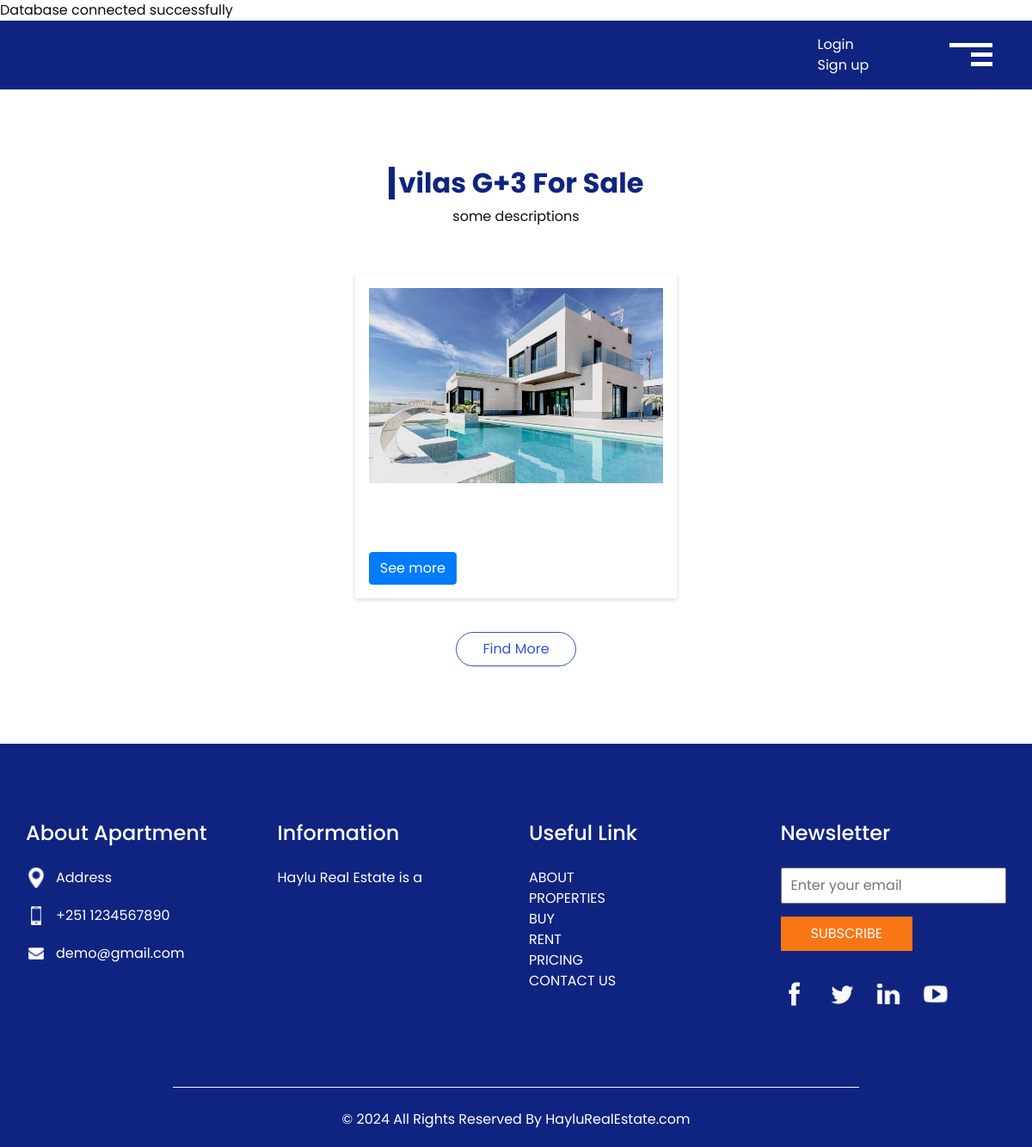
/catDetails.php?cat_id=11, run on the app's committed database.
### tables this page shows
CREATE TABLE `property` (
  `PR_ID` int(11) NOT NULL,
  `PR_PIC` varchar(255) DEFAULT NULL,
  `PR_TYPE` varchar(50) DEFAULT NULL,
  `PR_LOCATION` varchar(50) DEFAULT NULL,
  `PR_PRICE` float DEFAULT NULL,
  `PR_DESCRIPTION` varchar(100) DEFAULT NULL,
  `PR_SQFT` varchar(25) DEFAULT NULL,
  `PR_YEAROFBUILD` date DEFAULT NULL,
  `PR_FEATURES` varchar(50) DEFAULT NULL,
  `PR_STATUS` varchar(10) DEFAULT NULL,
  `RN_ID` int(11) DEFAULT NULL,
  `CAT_ID` int(11) DEFAULT NULL,
  `CREATED_AT` timestamp NOT NULL DEFAULT current_timestamp(),
  `PR_CITY` varchar(50) DEFAULT NULL,
  `PR_NAME` varchar(50) DEFAULT NULL
);

CREATE TABLE `category` (
  `CAT_ID` int(11) NOT NULL,
  `CAT_NAME` varchar(25) DEFAULT NULL,
  `CAT_TYPE` varchar(25) DEFAULT NULL,
  `CAT_DESCRIPTION` varchar(100) DEFAULT NULL,
  `CAT_PIC` varchar(255) DEFAULT NULL
);

### catDetails.php (the view, shortened to what this page needs)
<?php
include './config/config.php';
$cat_id = $_GET['cat_id'];
$sql = "SELECT
    category.CAT_NAME, category.CAT_TYPE, category.CAT_DESCRIPTION,
    property.PR_TYPE, property.PR_PIC, property.PR_DESCRIPTION, property.PR_ID
FROM category
LEFT JOIN property ON property.CAT_ID = category.CAT_ID
WHERE category.CAT_ID = $cat_id";
$result = mysqli_query($conn, $sql);
if (mysqli_num_rows($result) > 0) {
    $categoryData = mysqli_fetch_assoc($result);
    ?>
    <?php require "header&footer/head_sub_page.php"; ?>
    <section class="sale_section layout_padding">
        <div class="container-fluid">
            <div class="heading_container">
                <h2>
                    <?php echo $categoryData['CAT_NAME']; ?> For Sale
                </h2>
                <p>
                    <?php echo $categoryData['CAT_DESCRIPTION']; ?>
                </p>
            </div>
            <div class="sale_container">
                <?php
                foreach ($result as $propertyData) {
                    ?>
                    <div class="box m-1 p-3" style="box-shadow: 0px 2px 5px rgba(0, 0, 0, 0.15);">
                        <a href="propertyDetails.php?pr_id=<?php echo $propertyData['PR_ID']; ?>" class="">
                            <div class="img-box">
                            <img src="./admins/img/<?php echo $propertyData['PR_PIC']; ?>" alt="">
                            </div>
                            <div class="detail-box">
                                <h6>
                                </h6>
                                <p>
                                </p>
                                <a href="propertyDetails.php?pr_id=<?php echo $propertyData['PR_ID']; ?>"
                                    class="btn btn-primary">See more</a>
                            </div>
                        </a>
                    </div>
                <?php } ?>
            </div>
            <div class="btn-box">
                <a href="">Find More</a>
            </div>
        </div>
        <?php require "header&footer/footer.php"; ?>
        <?php
} else {
    echo "Category not found.";
}
?>

### css/style.css (style rules this page uses)
body { font-family: 'Poppins', sans-serif; color: #0c0c0c; background-color: #ffffff; }
.layout_padding { padding-top: 90px; padding-bottom: 90px; }
.heading_container { display: -webkit-box; display: -ms-flexbox; display: flex; -webkit-box-orient: vertical; -webkit-box-direction: normal; -ms-flex-direction: column; flex-direction: column; }
.heading_container h2 { padding-left: 5px; position: relative; border-left: 7px solid #0f2480; font-weight: bold; }
a, a:hover, a:focus { text-decoration: none; }
.btn, .btn:focus { outline: none !important; -webkit-box-shadow: none; box-shadow: none; }
.sale_section .heading_container { -webkit-box-align: center; -ms-flex-align: center; align-items: center; margin-bottom: 35px; }
.sale_section .sale_container { display: -webkit-box; display: -ms-flexbox; display: flex; -webkit-box-pack: center; -ms-flex-pack: center; justify-content: center; -ms-flex-wrap: wrap; flex-wrap: wrap; }
.sale_section .sale_container .box { -ms-flex-preferred-size: 32%; flex-basis: 32%; margin: 0.65%; }
.sale_section .sale_container .box .img-box img { width: 100%; }
.sale_section .sale_container .box .detail-box { margin-top: 10px; }
.sale_section .sale_container .box .detail-box h6 { text-transform: uppercase; font-weight: bold; font-size: 18px; }
.sale_section .btn-box { display: -webkit-box; display: -ms-flexbox; display: flex; -webkit-box-pack: center; -ms-flex-pack: center; justify-content: center; }
.sale_section .btn-box a { display: inline-block; padding: 7px 30px; background-color: transparent; color: #3554d1; -webkit-transition: all 0.3s; transition: all 0.3s; border: 1px solid #3554d1; border-radius: 25px; margin-top: 35px; }

### data on the page
property: CAT_ID.CAT_NAME "vilas G+3", CAT_ID.CAT_DESCRIPTION "some descriptions", PR_PIC (picture)
